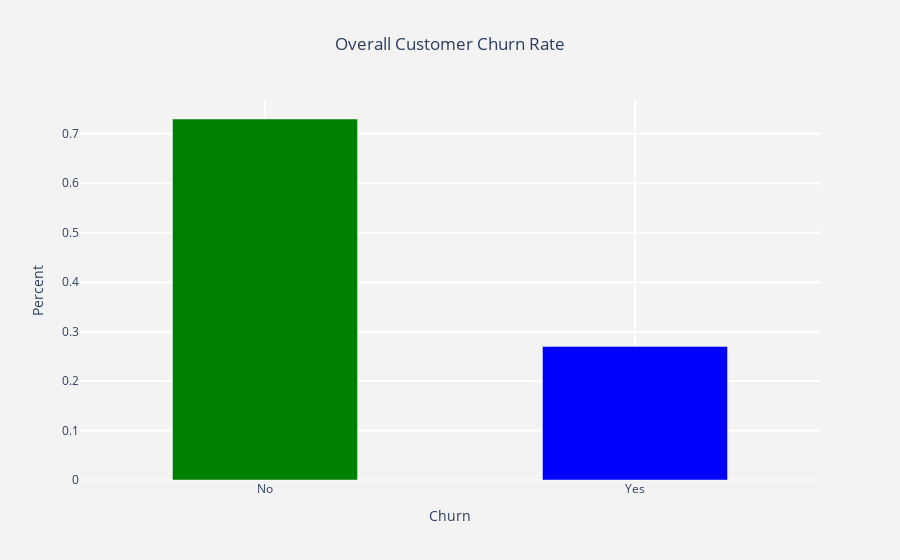

Here is the notebook cell this chart was saved with:
### Code cell
t1 = go.Bar(
    x=label,
    y=value_percent,
    width = [0.5, 0.5],
    marker=dict(
        color=['green', 'blue'])
    )


layout = go.Layout(dict(
    title='Overall Customer Churn Rate',
    plot_bgcolor  = "rgb(243,243,243)",
    paper_bgcolor = "rgb(243,243,243)",
    xaxis = dict(
        gridcolor = 'rgb(255, 255, 255)',
        title = "Churn",
        zerolinewidth=1,
        ticklen=5,
        gridwidth=2
        ),
    yaxis = dict(
        gridcolor = 'rgb(255, 255, 255)',
        title = "Percent",
        zerolinewidth=1,
        ticklen=5,
        gridwidth=2
        ),
    )
)

fig = go.Figure(data=t1, layout=layout)
fig.update_layout(title_x=0.5)
py.iplot(fig)

### Figure 1 — Plotly figure (JSON) as saved in the notebook; plotly's stock layout.template omitted (floating-point values rounded to 4 significant figures)
{"data": [{"marker": {"color": ["green", "blue"]}, "type": "bar", "width": [0.5, 0.5], "x": ["No", "Yes"], "y": [0.73, 0.27]}], "layout": {"paper_bgcolor": "rgb(243,243,243)", "plot_bgcolor": "rgb(243,243,243)", "title": {"text": "Overall Customer Churn Rate", "x": 0.5}, "xaxis": {"gridcolor": "rgb(255, 255, 255)", "gridwidth": 2, "ticklen": 5, "title": {"text": "Churn"}, "zerolinewidth": 1}, "yaxis": {"gridcolor": "rgb(255, 255, 255)", "gridwidth": 2, "ticklen": 5, "title": {"text": "Percent"}, "zerolinewidth": 1}}}
